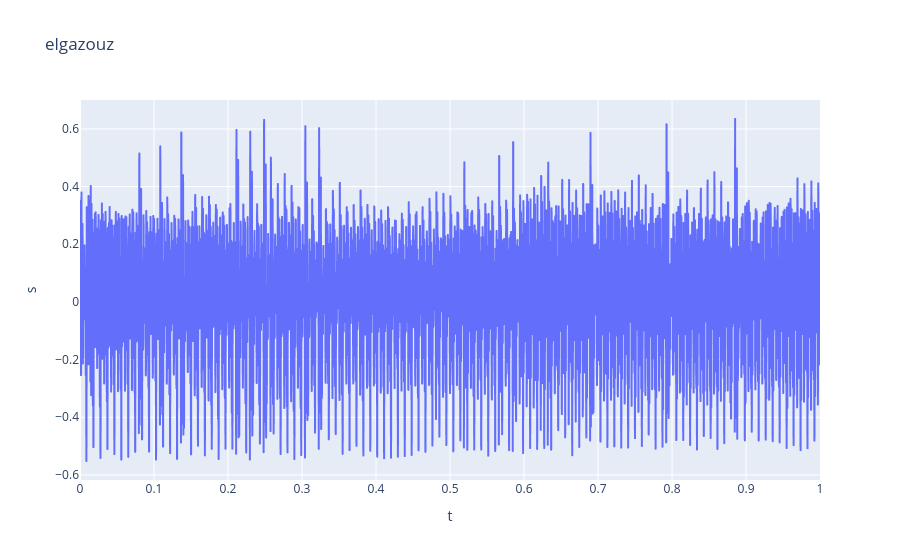
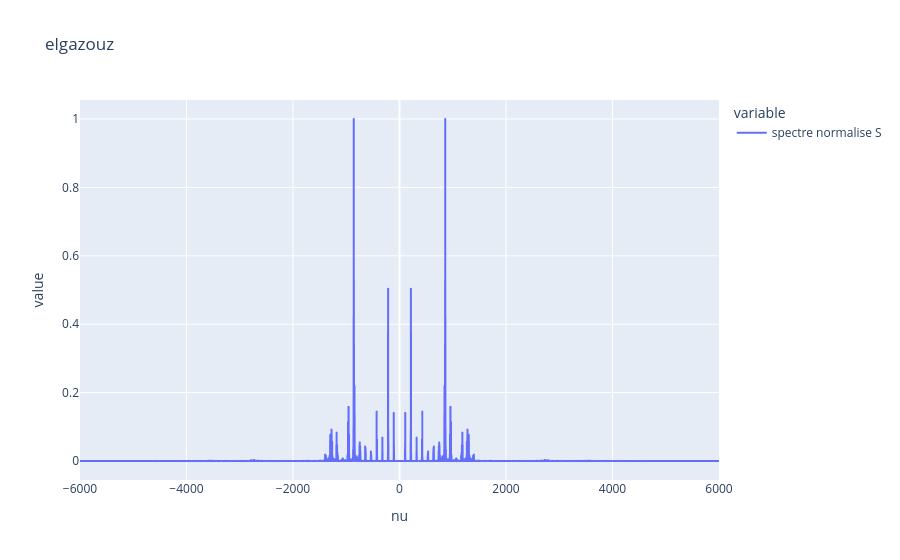
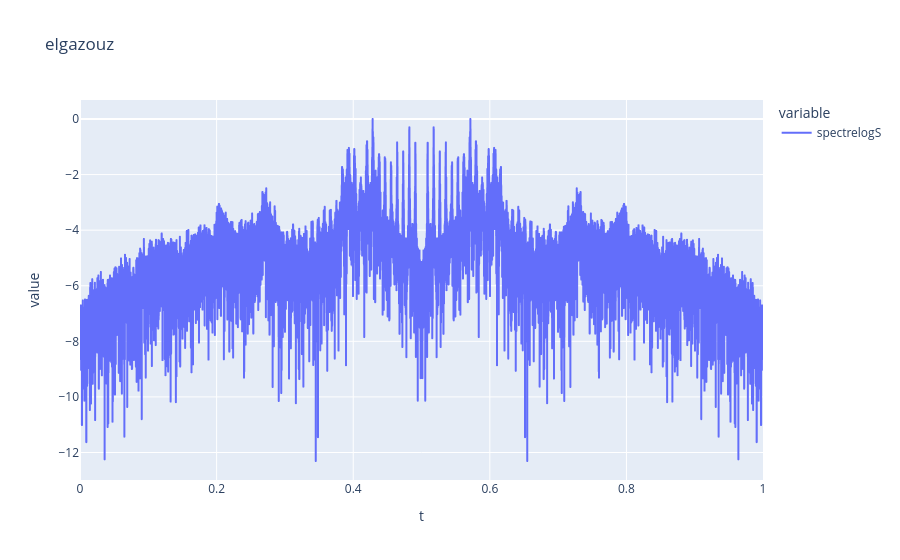

Notebook cell for these charts, in order:
### Markdown cell above
FONCTION QUI RETOURNE L'AMPLITUDE ET LA FREQUENCE DU FONDAMENTALE ET DE H HARMONIQUES SOUS FORME DE VECTEUR

### Code cell
signal_dict = np.load('a_1.npz')

s = signal_dict['s']
t = signal_dict['t']


df=pd.DataFrame({"t":t, "s":s})
fig= px.line(df, x="t", y="s", title="elgazouz")
fig.show()

S, nu = mana.trans_fourier(s,t)


spectrenormalS = ((abs(b))**2)/((np.max(abs(b)))**2)

df=pd.DataFrame({"nu":nu, "spectre normalise S":spectrenormalS})
fig2= px.line(df, x="nu", y=["spectre normalise S"], title="elgazouz")
fig2.show()

spectrelogS = np.log10(spectrenormalS)

df=pd.DataFrame({"t":t, "spectrelogS":spectrelogS})
fig4= px.line(df, x="t", y=["spectrelogS"], title="elgazouz")
fig4.show()
#prend les pics

### Figure 1 — Plotly figure (JSON) as saved in the notebook; plotly's stock layout.template omitted (floating-point values rounded to 4 significant figures; data arrays with more than 128 entries replaced by an {"elided": "..."} marker saying what was removed)
{"data": [{"hovertemplate": "t=%{x}<br>s=%{y}<extra></extra>", "legendgroup": "", "line": {"color": "#636efa", "dash": "solid"}, "marker": {"symbol": "circle"}, "mode": "lines", "name": "", "showlegend": false, "type": "scattergl", "x": {"elided": "12000 float values"}, "xaxis": "x", "y": {"elided": "12000 float values"}, "yaxis": "y"}], "layout": {"legend": {"tracegroupgap": 0}, "title": {"text": "elgazouz"}, "xaxis": {"anchor": "y", "domain": [0, 1], "title": {"text": "t"}}, "yaxis": {"anchor": "x", "domain": [0, 1], "title": {"text": "s"}}}}

### Figure 2 — Plotly figure (JSON) as saved in the notebook; plotly's stock layout.template omitted (floating-point values rounded to 4 significant figures; data arrays with more than 128 entries replaced by an {"elided": "..."} marker saying what was removed)
{"data": [{"hovertemplate": "variable=spectre normalise S<br>nu=%{x}<br>value=%{y}<extra></extra>", "legendgroup": "spectre normalise S", "line": {"color": "#636efa", "dash": "solid"}, "marker": {"symbol": "circle"}, "mode": "lines", "name": "spectre normalise S", "showlegend": true, "type": "scattergl", "x": {"elided": "12000 float values"}, "xaxis": "x", "y": {"elided": "12000 float values"}, "yaxis": "y"}], "layout": {"legend": {"title": {"text": "variable"}, "tracegroupgap": 0}, "title": {"text": "elgazouz"}, "xaxis": {"anchor": "y", "domain": [0, 1], "title": {"text": "nu"}}, "yaxis": {"anchor": "x", "domain": [0, 1], "title": {"text": "value"}}}}

### Figure 3 — Plotly figure (JSON) as saved in the notebook; plotly's stock layout.template omitted (floating-point values rounded to 4 significant figures; data arrays with more than 128 entries replaced by an {"elided": "..."} marker saying what was removed)
{"data": [{"hovertemplate": "variable=spectrelogS<br>t=%{x}<br>value=%{y}<extra></extra>", "legendgroup": "spectrelogS", "line": {"color": "#636efa", "dash": "solid"}, "marker": {"symbol": "circle"}, "mode": "lines", "name": "spectrelogS", "showlegend": true, "type": "scattergl", "x": {"elided": "12000 float values"}, "xaxis": "x", "y": {"elided": "12000 float values"}, "yaxis": "y"}], "layout": {"legend": {"title": {"text": "variable"}, "tracegroupgap": 0}, "title": {"text": "elgazouz"}, "xaxis": {"anchor": "y", "domain": [0, 1], "title": {"text": "t"}}, "yaxis": {"anchor": "x", "domain": [0, 1], "title": {"text": "value"}}}}
